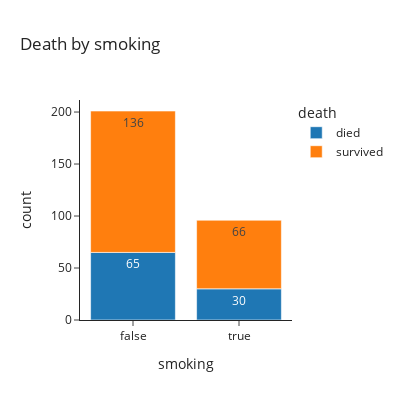

Source (notebook cell):
### Code cell
#smoking vs death
fig = px.histogram(df,x="smoking", color="death", width= 400, height=400,text_auto=True,
                   title ="Death by smoking", 
                   template="simple_white") 
#change label names
newnames = {'1': "died", '0': "survived"}
fig.for_each_trace(lambda t: t.update(name = newnames[t.name],
                                      legendgroup = newnames[t.name],
                                      hovertemplate = t.hovertemplate.replace(t.name, newnames[t.name])))
fig.show()

### Figure 1 — Plotly figure (JSON) as saved in the notebook; plotly's stock layout.template omitted (floating-point values rounded to 4 significant figures; data arrays with more than 128 entries replaced by an {"elided": "..."} marker saying what was removed)
{"data": [{"alignmentgroup": "True", "bingroup": "x", "hovertemplate": "death=died<br>smoking=%{x}<br>count=%{y}<extra></extra>", "legendgroup": "died", "marker": {"color": "#1F77B4", "pattern": {"shape": ""}}, "name": "died", "offsetgroup": "1", "orientation": "v", "showlegend": true, "texttemplate": "%{value}", "type": "histogram", "x": [false, false, true, false, false, true, false, true, false, true, true, true, false, false, false, false, false, false, false, false, true, false, true, false, true, false, true, false, false, false, false, false, false, false, false, true, true, true, false, true, false, true, false, false, false, false, false, false, true, false, true, true, false, false, false, true, false, true, false, false, true, true, true, false, false, false, true, true, false, false, false, false, false, true, false, false, false, false, false, false, true, true, false, true, false, false, false, false, false, false, false, false, false, false, true], "xaxis": "x", "yaxis": "y"}, {"alignmentgroup": "True", "bingroup": "x", "hovertemplate": "death=survived<br>smoking=%{x}<br>count=%{y}<extra></extra>", "legendgroup": "survived", "marker": {"color": "#FF7F0E", "pattern": {"shape": ""}}, "name": "survived", "offsetgroup": "0", "orientation": "v", "showlegend": true, "texttemplate": "%{value}", "type": "histogram", "x": {"elided": "202 bool values"}, "xaxis": "x", "yaxis": "y"}], "layout": {"barmode": "relative", "height": 400, "legend": {"title": {"text": "death"}, "tracegroupgap": 0}, "title": {"text": "Death by smoking"}, "width": 400, "xaxis": {"anchor": "y", "domain": [0, 1], "title": {"text": "smoking"}}, "yaxis": {"anchor": "x", "domain": [0, 1], "title": {"text": "count"}}}}
